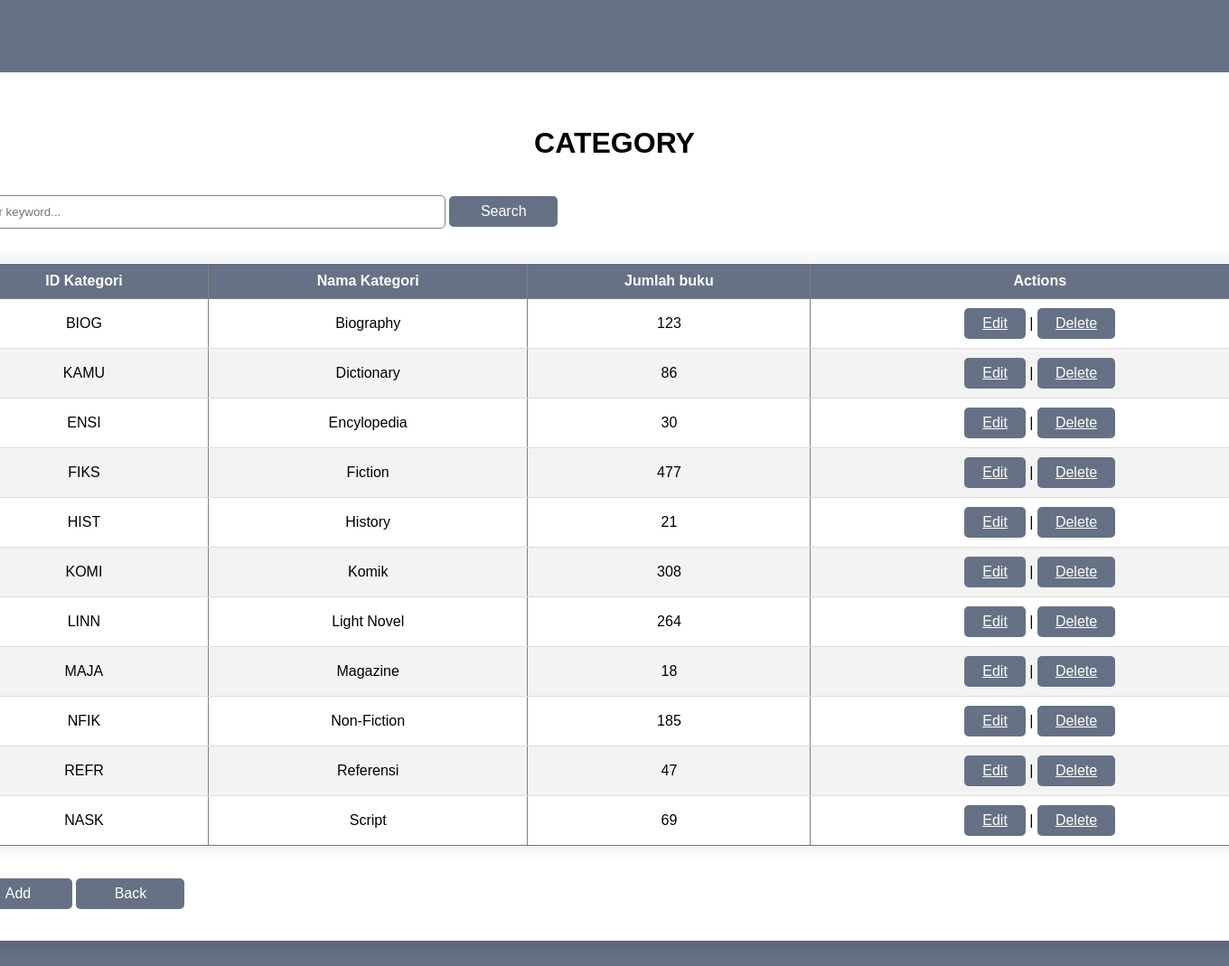
/category.php, run on an earlier commit of the app's database.
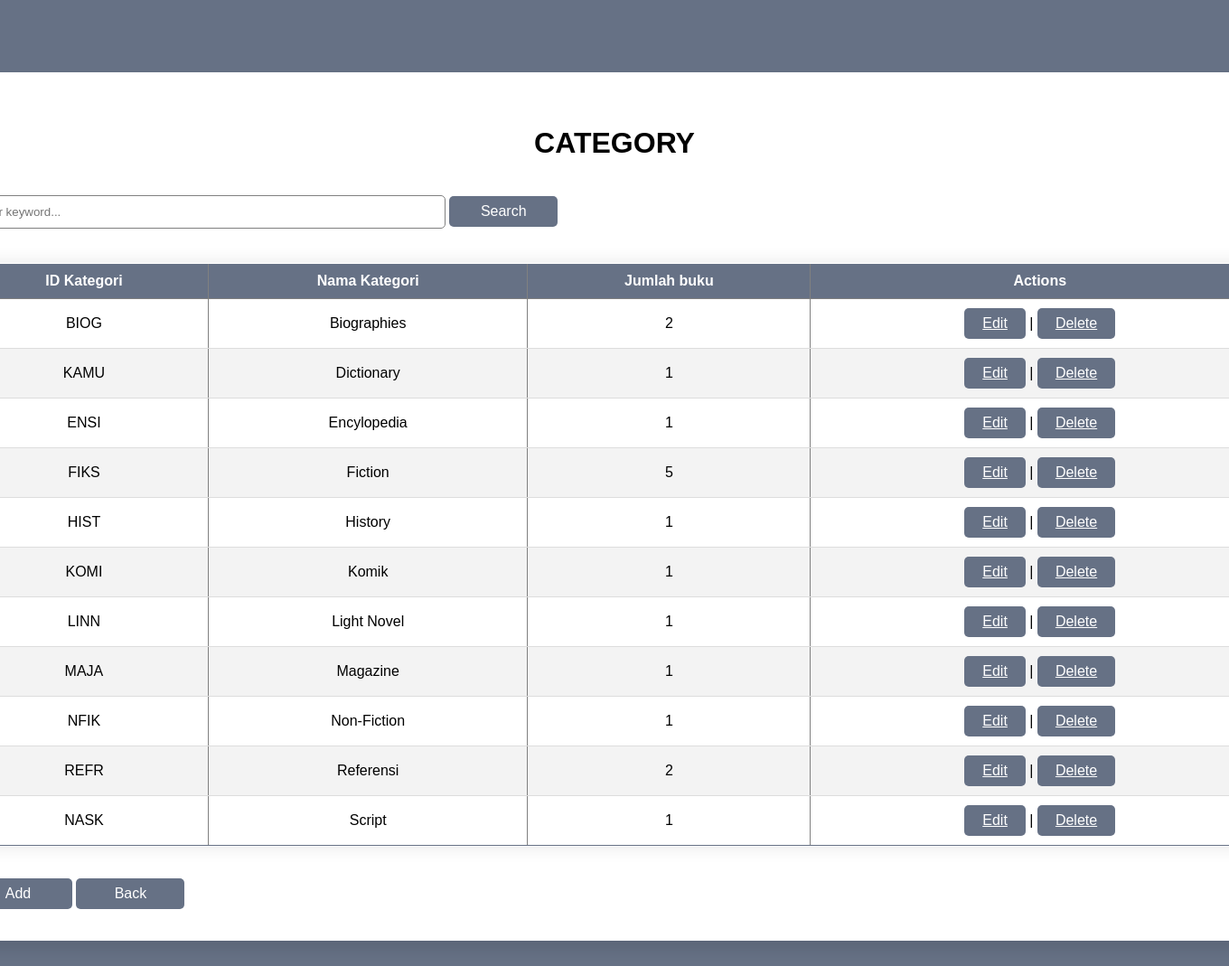
And on a later commit of the database.
### tables this page shows
CREATE TABLE `kategori` (
  `idKategori` char(20) NOT NULL,
  `namaKategori` char(20) DEFAULT NULL,
  `jumlah` int(11) DEFAULT NULL
);

### category.php (the view, shortened to what this page needs)
<?php
$conn = mysqli_connect("localhost", "root", "", "sistemPerpustakaan");
$query = "SELECT * FROM kategori ORDER BY namaKategori";
$result = mysqli_query($conn, $query);
?>
<!DOCTYPE html>
<html lang="en">
<head>
    <link rel="stylesheet" href="adminMenu.css">
</head>
<body>
    <div class="container">
        <div class="login">
        <h1>Category</h1>
        <form action="" method="post">
            <input type="text" name="keyword" size= "30"
            placeholder="Enter keyword..." autocomplete="off">
            <button type= "submit" name= "search">Search</button>
        </form>
        <table border="1" class= "content-table">
            <thead>
                <tr>
                    <th>ID Kategori</th>
                    <th>Nama Kategori</th>
                    <th>Jumlah buku</th>
                    <th>Actions</th>
                </tr>
            </thead>
            <tbody>
                <?php while($res = mysqli_fetch_assoc($result)) : ?>
                    <tr>
                    <td> <?= $res["idKategori"]; ?></td>
                    <td> <?= $res["namaKategori"]; ?></td>
                    <td> <?= $res["jumlah"]; ?></td>
                    <td>
                        <a href="editCategory.php?id=<?= $res["idKategori"]; ?>">Edit</a> |
                        <a href="deleteCategory.php?id=<?= $res["idKategori"]; ?>" onclick= "return confirm('Delete this data?');">Delete</a>
                    </td>
                    </tr>
                <?php endwhile; ?>
            </tbody>
        </table>
        <form action="" method="post">
            <button type= "submit" name= "add">Add</button>
            <button type= "submit" name= "back">Back</button>
        </form>
        </div>
    </div>
</body>
</html>

### adminMenu.css (style rules this page uses)
* { margin: 0; padding: 0; box-sizing: border-box; font-family: 'Gill Sans', 'Gill Sans MT', Calibri, 'Trebuchet MS', sans-serif; }
body { display: flex; justify-content: center; align-items: center; min-height: 100vh; background: #667185; }
.container { margin: 80px auto; width: auto; display: flex; max-width: 1500px; padding: 10px; background: #fff; border-radius: 15px; box-shadow: 0 10px 15px rgba(0, 0, 0, 0.1); }
form { width: 90%; margin: 10px 20px; }
h1 { margin: 50px 0 30px; text-align: center; font-weight: bolder; text-transform: uppercase; }
input { width: 40%; border: none; outline: none; padding: 10px; border-radius: 5px; border: 1px solid gray; }
.login { width: 1500px; }
a:link, a:visited { background-color: #667185; color: #fff; padding: 8px 20px; text-align: center; display: inline-block; border-radius: 5px; }
button { border: none; outline: none; padding: 8px; width: 120px; color: #fff; font-size: 16px; cursor: pointer; margin-top: 10px; margin-bottom: 15px; border-radius: 5px; background: #667185; }
table { margin: 20px 50px; padding: 50px; }
.content-table { border-collapse: collapse; margin: 25px auto; width: 1450px; border-radius: 5px 5px 5px 5px; overflow: hidden; box-shadow: 0 0 20px rgba(0, 0, 0, 0.1); }
.content-table thead tr { background-color: #667185; color: #ffffff; text-align: left; font-weight: bold; }
.content-table th, .content-table td { max-width: 250px; padding: 10px 5px; text-align: center; }
.content-table tbody tr { border-bottom: 1px solid #dddddd; }
.content-table tbody tr:nth-of-type(even) { background-color: #f3f3f3; }
.content-table tbody tr:last-of-type { border-bottom: 2px solid #667185; border-radius: 10px; }

What changed in the data, as far as the page shows it:
changed kategori "BIOG": namaKategori "Biography" → "Biographies"; jumlah "123" → "2"
changed kategori "KAMU": jumlah "86" → "1"
changed kategori "ENSI": jumlah "30" → "1"
changed kategori "FIKS": jumlah "477" → "5"
changed kategori "HIST": jumlah "21" → "1"
changed kategori "KOMI": jumlah "308" → "1"
changed kategori "LINN": jumlah "264" → "1"
changed kategori "MAJA": jumlah "18" → "1"
changed kategori "NFIK": jumlah "185" → "1"
changed kategori "REFR": jumlah "47" → "2"
changed kategori "NASK": jumlah "69" → "1"
